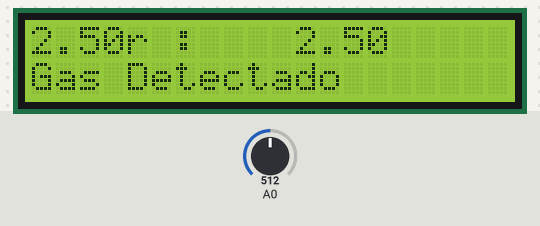
The sketch below on a simulated Arduino Uno, built with avr-gcc and run on an emulated ATmega328P. Shown: 20×2 character LCD. The inputs (shaded band) are chosen by the test bench; at power-on: A0 = 512.

Above: at 1.2 s.
1.3 s: A0 set to 154
At 1.7 s:
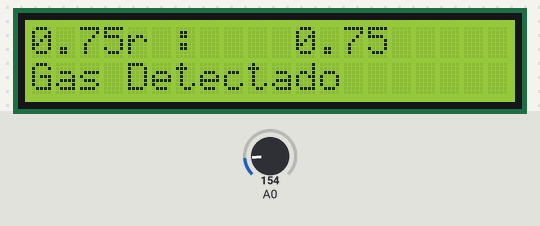
2.8 s: A0 set to 137
At 3.4 s:
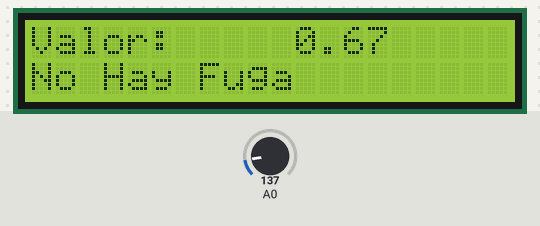
4.4 s: A0 set to 306
At 4.46 s:
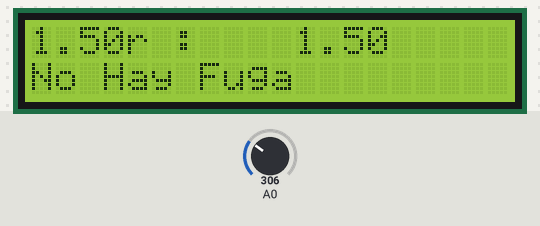
Timing chart, 0 to 7.4 s (numbered marks = the images above; inputs shaded):
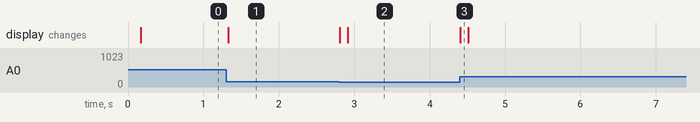

Measured:
- the behaviour switches between 144 and 143 on A0 (found by bisection; images 1 and 2)
- after the input at 1.3 s, the display: changes at once (image 1)
- after the input at 2.8 s, the display: first changes at once (image 2 shows a later state)
- after the input at 4.4 s, the display: changes at once (image 3)

The sketch:

MQ-2.ino
```cpp
#include <LiquidCrystal.h>

LiquidCrystal lcd (12,11,5,4,3,2);
int sensorValue;
int buzzerPin;

void setup()
{
  lcd.begin (20,2);
}

void loop() {
  sensorValue =analogRead (A0);
  float gasSensor = sensorValue*(5.0/1023.0); //conversion a voltaje
     lcd.setCursor (0,0);
     lcd.print ("Valor :    ");
     lcd.print (gasSensor);
  if (gasSensor >=0.7)
  {
    digitalWrite (buzzerPin, HIGH);
    lcd.setCursor (0,0);
    lcd.print (gasSensor);
    delay (100);
    lcd.setCursor (0,1);
    lcd.print ("Gas Detectado");
  }
  else if (gasSensor < 0.7)
  {
    digitalWrite (buzzerPin, LOW);
    lcd.setCursor (0,0);
    lcd.print ("Valor:     ");
    lcd.print (gasSensor);
    delay (100);
    lcd.setCursor (0,1);
    lcd.print ("No Hay Fuga   ");
  }
}
```
